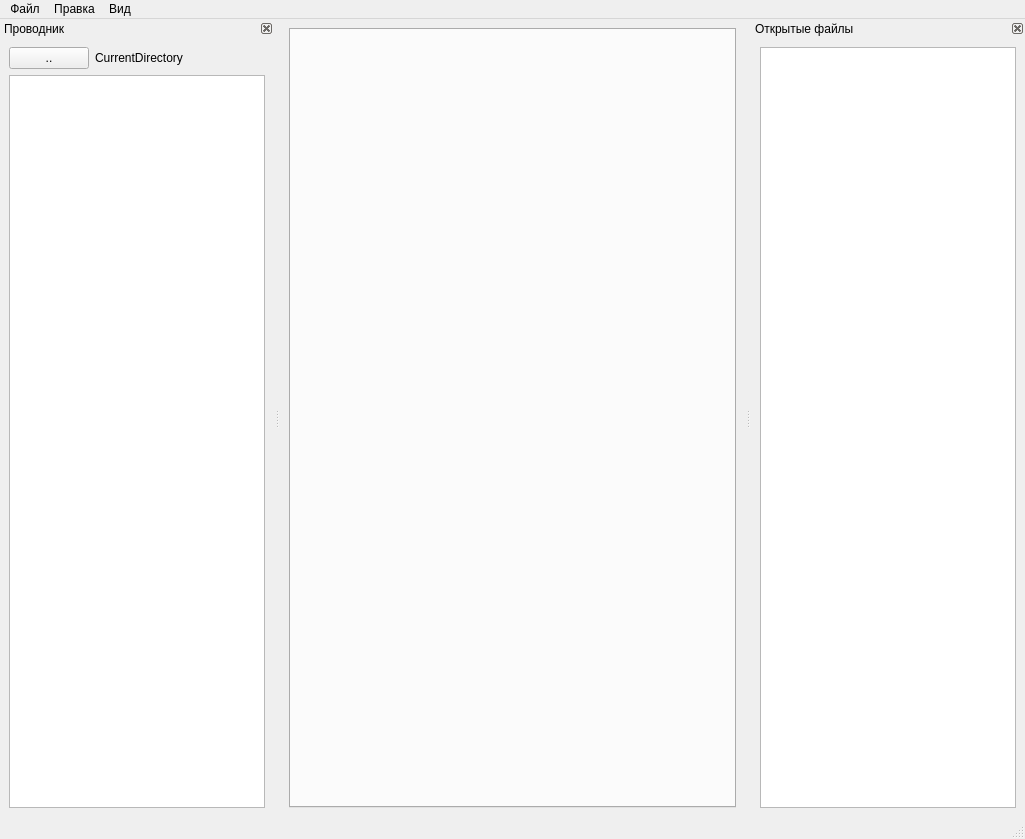
<?xml version="1.0" encoding="UTF-8"?>
<ui version="4.0">
 <class>mainwindow</class>
 <widget class="QMainWindow" name="mainwindow">
  <property name="geometry">
   <rect>
    <x>0</x>
    <y>0</y>
    <width>1025</width>
    <height>839</height>
   </rect>
  </property>
  <property name="windowTitle">
   <string>mainwindow</string>
  </property>
  <widget class="QWidget" name="centralwidget">
   <layout class="QHBoxLayout" name="horizontalLayout">
    <item>
     <widget class="FileTabWidget" name="tabWidget">
      <property name="tabsClosable">
       <bool>true</bool>
      </property>
     </widget>
    </item>
   </layout>
  </widget>
  <widget class="QMenuBar" name="menubar">
   <property name="geometry">
    <rect>
     <x>0</x>
     <y>0</y>
     <width>1025</width>
     <height>22</height>
    </rect>
   </property>
   <widget class="QMenu" name="filemenu">
    <property name="title">
     <string>Файл</string>
    </property>
    <addaction name="newdoc"/>
    <addaction name="opendoc"/>
    <addaction name="savedoc"/>
    <addaction name="saveas"/>
    <addaction name="saveall"/>
    <addaction name="close"/>
    <addaction name="closeall"/>
    <addaction name="quit"/>
   </widget>
   <widget class="QMenu" name="editmenu">
    <property name="title">
     <string>Правка</string>
    </property>
    <addaction name="cut"/>
    <addaction name="copy"/>
    <addaction name="paste"/>
    <addaction name="selectall"/>
   </widget>
   <widget class="QMenu" name="viewmenu">
    <property name="title">
     <string>Вид</string>
    </property>
    <addaction name="showfilesystem"/>
    <addaction name="showopened"/>
    <addaction name="changetheme"/>
   </widget>
   <addaction name="filemenu"/>
   <addaction name="editmenu"/>
   <addaction name="viewmenu"/>
  </widget>
  <widget class="QStatusBar" name="statusbar"/>
  <widget class="QDockWidget" name="fileSystemDock">
   <property name="features">
    <set>QDockWidget::DockWidgetClosable|QDockWidget::DockWidgetMovable</set>
   </property>
   <property name="windowTitle">
    <string>Проводник</string>
   </property>
   <attribute name="dockWidgetArea">
    <number>1</number>
   </attribute>
   <widget class="QWidget" name="dockWidgetContents_2">
    <layout class="QVBoxLayout" name="verticalLayout">
     <item>
      <layout class="QHBoxLayout" name="horizontalLayout_2">
       <property name="topMargin">
        <number>0</number>
       </property>
       <item>
        <widget class="QPushButton" name="goUpDir">
         <property name="sizePolicy">
          <sizepolicy hsizetype="Minimum" vsizetype="Fixed">
           <horstretch>0</horstretch>
           <verstretch>0</verstretch>
          </sizepolicy>
         </property>
         <property name="text">
          <string>      ..      </string>
         </property>
        </widget>
       </item>
       <item>
        <widget class="QLabel" name="currentDirLabel">
         <property name="text">
          <string>CurrentDirectory</string>
         </property>
        </widget>
       </item>
       <item>
        <spacer name="horizontalSpacer">
         <property name="orientation">
          <enum>Qt::Horizontal</enum>
         </property>
         <property name="sizeType">
          <enum>QSizePolicy::Expanding</enum>
         </property>
         <property name="sizeHint" stdset="0">
          <size>
           <width>40</width>
           <height>20</height>
          </size>
         </property>
        </spacer>
       </item>
      </layout>
     </item>
     <item>
      <widget class="QTreeView" name="fileSystem">
       <attribute name="headerCascadingSectionResizes">
        <bool>true</bool>
       </attribute>
       <attribute name="headerStretchLastSection">
        <bool>false</bool>
       </attribute>
      </widget>
     </item>
    </layout>
   </widget>
  </widget>
  <widget class="QDockWidget" name="openedFilesDock">
   <property name="features">
    <set>QDockWidget::DockWidgetClosable|QDockWidget::DockWidgetMovable</set>
   </property>
   <property name="windowTitle">
    <string>Открытые файлы</string>
   </property>
   <attribute name="dockWidgetArea">
    <number>2</number>
   </attribute>
   <widget class="QWidget" name="dockWidgetContents">
    <layout class="QVBoxLayout" name="verticalLayout_2">
     <item>
      <widget class="QListView" name="openedFilesList">
       <property name="editTriggers">
        <set>QAbstractItemView::NoEditTriggers</set>
       </property>
      </widget>
     </item>
    </layout>
   </widget>
  </widget>
  <action name="newdoc">
   <property name="icon">
    <iconset theme="document-new">
     <normaloff>.</normaloff>.</iconset>
   </property>
   <property name="text">
    <string>&amp;Новый</string>
   </property>
   <property name="shortcut">
    <string>Ctrl+N</string>
   </property>
  </action>
  <action name="opendoc">
   <property name="icon">
    <iconset theme="document-open">
     <normaloff>.</normaloff>.</iconset>
   </property>
   <property name="text">
    <string>Открыть</string>
   </property>
   <property name="shortcut">
    <string>Ctrl+O</string>
   </property>
  </action>
  <action name="savedoc">
   <property name="icon">
    <iconset theme="document-save">
     <normaloff>.</normaloff>.</iconset>
   </property>
   <property name="text">
    <string>Сохранить</string>
   </property>
   <property name="shortcut">
    <string>Ctrl+S</string>
   </property>
  </action>
  <action name="saveas">
   <property name="icon">
    <iconset theme="document-save-as">
     <normaloff>.</normaloff>.</iconset>
   </property>
   <property name="text">
    <string>Сохранить как</string>
   </property>
  </action>
  <action name="saveall">
   <property name="icon">
    <iconset theme="document-save">
     <normaloff>.</normaloff>.</iconset>
   </property>
   <property name="text">
    <string>Сохранить всё</string>
   </property>
   <property name="shortcut">
    <string>Ctrl+Shift+S</string>
   </property>
  </action>
  <action name="close">
   <property name="icon">
    <iconset theme="document-revert">
     <normaloff>.</normaloff>.</iconset>
   </property>
   <property name="text">
    <string>Закрыть</string>
   </property>
   <property name="shortcut">
    <string>Ctrl+W</string>
   </property>
  </action>
  <action name="quit">
   <property name="icon">
    <iconset theme="application-exit">
     <normaloff>.</normaloff>.</iconset>
   </property>
   <property name="text">
    <string>Выход</string>
   </property>
   <property name="shortcut">
    <string>Ctrl+Q</string>
   </property>
  </action>
  <action name="closeall">
   <property name="text">
    <string>Закрыть все</string>
   </property>
   <property name="shortcut">
    <string>Ctrl+Shift+W</string>
   </property>
  </action>
  <action name="cut">
   <property name="icon">
    <iconset theme="edit-cut">
     <normaloff>.</normaloff>.</iconset>
   </property>
   <property name="text">
    <string>Вырезать</string>
   </property>
   <property name="shortcut">
    <string>Ctrl+X</string>
   </property>
  </action>
  <action name="copy">
   <property name="icon">
    <iconset theme="edit-copy">
     <normaloff>.</normaloff>.</iconset>
   </property>
   <property name="text">
    <string>Копировать</string>
   </property>
   <property name="shortcut">
    <string>Ctrl+C</string>
   </property>
  </action>
  <action name="paste">
   <property name="icon">
    <iconset theme="edit-paste">
     <normaloff>.</normaloff>.</iconset>
   </property>
   <property name="text">
    <string>Вставить</string>
   </property>
   <property name="shortcut">
    <string>Ctrl+V</string>
   </property>
  </action>
  <action name="selectall">
   <property name="icon">
    <iconset theme="edit-select-all">
     <normaloff>.</normaloff>.</iconset>
   </property>
   <property name="text">
    <string>Выделить всё</string>
   </property>
   <property name="shortcut">
    <string>Ctrl+A</string>
   </property>
  </action>
  <action name="showfilesystem">
   <property name="checkable">
    <bool>true</bool>
   </property>
   <property name="checked">
    <bool>true</bool>
   </property>
   <property name="text">
    <string>Показать проводник</string>
   </property>
  </action>
  <action name="showopened">
   <property name="checkable">
    <bool>true</bool>
   </property>
   <property name="checked">
    <bool>true</bool>
   </property>
   <property name="text">
    <string>Показать обозреватель открытых документов</string>
   </property>
  </action>
  <action name="changetheme">
   <property name="checkable">
    <bool>true</bool>
   </property>
   <property name="text">
    <string>Темная тема</string>
   </property>
  </action>
 </widget>
 <customwidgets>
  <customwidget>
   <class>FileTabWidget</class>
   <extends>QTabWidget</extends>
   <header>fileTabWidget.h</header>
   <container>1</container>
   <slots>
    <slot>closeByIndex(int)</slot>
   </slots>
  </customwidget>
 </customwidgets>
 <resources/>
 <connections>
  <connection>
   <sender>fileSystem</sender>
   <signal>doubleClicked(QModelIndex)</signal>
   <receiver>mainwindow</receiver>
   <slot>onFilesystemDoubleClicked(QModelIndex)</slot>
   <hints>
    <hint type="sourcelabel">
     <x>137</x>
     <y>410</y>
    </hint>
    <hint type="destinationlabel">
     <x>481</x>
     <y>394</y>
    </hint>
   </hints>
  </connection>
  <connection>
   <sender>tabWidget</sender>
   <signal>tabCloseRequested(int)</signal>
   <receiver>tabWidget</receiver>
   <slot>closeByIndex(int)</slot>
   <hints>
    <hint type="sourcelabel">
     <x>650</x>
     <y>421</y>
    </hint>
    <hint type="destinationlabel">
     <x>650</x>
     <y>421</y>
    </hint>
   </hints>
  </connection>
  <connection>
   <sender>newdoc</sender>
   <signal>triggered()</signal>
   <receiver>mainwindow</receiver>
   <slot>newDocument()</slot>
   <hints>
    <hint type="sourcelabel">
     <x>-1</x>
     <y>-1</y>
    </hint>
    <hint type="destinationlabel">
     <x>512</x>
     <y>419</y>
    </hint>
   </hints>
  </connection>
  <connection>
   <sender>opendoc</sender>
   <signal>triggered()</signal>
   <receiver>mainwindow</receiver>
   <slot>openDocument()</slot>
   <hints>
    <hint type="sourcelabel">
     <x>-1</x>
     <y>-1</y>
    </hint>
    <hint type="destinationlabel">
     <x>512</x>
     <y>419</y>
    </hint>
   </hints>
  </connection>
  <connection>
   <sender>savedoc</sender>
   <signal>triggered()</signal>
   <receiver>mainwindow</receiver>
   <slot>saveDocument()</slot>
   <hints>
    <hint type="sourcelabel">
     <x>-1</x>
     <y>-1</y>
    </hint>
    <hint type="destinationlabel">
     <x>512</x>
     <y>419</y>
    </hint>
   </hints>
  </connection>
  <connection>
   <sender>saveas</sender>
   <signal>triggered()</signal>
   <receiver>mainwindow</receiver>
   <slot>saveDocumentAs()</slot>
   <hints>
    <hint type="sourcelabel">
     <x>-1</x>
     <y>-1</y>
    </hint>
    <hint type="destinationlabel">
     <x>512</x>
     <y>419</y>
    </hint>
   </hints>
  </connection>
  <connection>
   <sender>saveall</sender>
   <signal>triggered()</signal>
   <receiver>mainwindow</receiver>
   <slot>saveAllDocuments()</slot>
   <hints>
    <hint type="sourcelabel">
     <x>-1</x>
     <y>-1</y>
    </hint>
    <hint type="destinationlabel">
     <x>512</x>
     <y>419</y>
    </hint>
   </hints>
  </connection>
  <connection>
   <sender>close</sender>
   <signal>triggered()</signal>
   <receiver>mainwindow</receiver>
   <slot>closeDocument()</slot>
   <hints>
    <hint type="sourcelabel">
     <x>-1</x>
     <y>-1</y>
    </hint>
    <hint type="destinationlabel">
     <x>512</x>
     <y>419</y>
    </hint>
   </hints>
  </connection>
  <connection>
   <sender>quit</sender>
   <signal>triggered()</signal>
   <receiver>mainwindow</receiver>
   <slot>close()</slot>
   <hints>
    <hint type="sourcelabel">
     <x>-1</x>
     <y>-1</y>
    </hint>
    <hint type="destinationlabel">
     <x>512</x>
     <y>419</y>
    </hint>
   </hints>
  </connection>
  <connection>
   <sender>cut</sender>
   <signal>triggered()</signal>
   <receiver>mainwindow</receiver>
   <slot>cut()</slot>
   <hints>
    <hint type="sourcelabel">
     <x>-1</x>
     <y>-1</y>
    </hint>
    <hint type="destinationlabel">
     <x>512</x>
     <y>419</y>
    </hint>
   </hints>
  </connection>
  <connection>
   <sender>copy</sender>
   <signal>triggered()</signal>
   <receiver>mainwindow</receiver>
   <slot>copy()</slot>
   <hints>
    <hint type="sourcelabel">
     <x>-1</x>
     <y>-1</y>
    </hint>
    <hint type="destinationlabel">
     <x>512</x>
     <y>419</y>
    </hint>
   </hints>
  </connection>
  <connection>
   <sender>paste</sender>
   <signal>triggered()</signal>
   <receiver>mainwindow</receiver>
   <slot>paste()</slot>
   <hints>
    <hint type="sourcelabel">
     <x>-1</x>
     <y>-1</y>
    </hint>
    <hint type="destinationlabel">
     <x>512</x>
     <y>419</y>
    </hint>
   </hints>
  </connection>
  <connection>
   <sender>selectall</sender>
   <signal>triggered()</signal>
   <receiver>mainwindow</receiver>
   <slot>selectAll()</slot>
   <hints>
    <hint type="sourcelabel">
     <x>-1</x>
     <y>-1</y>
    </hint>
    <hint type="destinationlabel">
     <x>512</x>
     <y>419</y>
    </hint>
   </hints>
  </connection>
  <connection>
   <sender>closeall</sender>
   <signal>triggered()</signal>
   <receiver>mainwindow</receiver>
   <slot>closeAllDocuments()</slot>
   <hints>
    <hint type="sourcelabel">
     <x>-1</x>
     <y>-1</y>
    </hint>
    <hint type="destinationlabel">
     <x>512</x>
     <y>419</y>
    </hint>
   </hints>
  </connection>
  <connection>
   <sender>showfilesystem</sender>
   <signal>toggled(bool)</signal>
   <receiver>fileSystemDock</receiver>
   <slot>setVisible(bool)</slot>
   <hints>
    <hint type="sourcelabel">
     <x>-1</x>
     <y>-1</y>
    </hint>
    <hint type="destinationlabel">
     <x>147</x>
     <y>421</y>
    </hint>
   </hints>
  </connection>
  <connection>
   <sender>showopened</sender>
   <signal>toggled(bool)</signal>
   <receiver>openedFilesDock</receiver>
   <slot>setVisible(bool)</slot>
   <hints>
    <hint type="sourcelabel">
     <x>-1</x>
     <y>-1</y>
    </hint>
    <hint type="destinationlabel">
     <x>908</x>
     <y>421</y>
    </hint>
   </hints>
  </connection>
  <connection>
   <sender>openedFilesList</sender>
   <signal>doubleClicked(QModelIndex)</signal>
   <receiver>mainwindow</receiver>
   <slot>onFilesystemDoubleClicked(QModelIndex)</slot>
   <hints>
    <hint type="sourcelabel">
     <x>908</x>
     <y>434</y>
    </hint>
    <hint type="destinationlabel">
     <x>512</x>
     <y>419</y>
    </hint>
   </hints>
  </connection>
  <connection>
   <sender>goUpDir</sender>
   <signal>clicked()</signal>
   <receiver>mainwindow</receiver>
   <slot>goToParentDirectory()</slot>
   <hints>
    <hint type="sourcelabel">
     <x>49</x>
     <y>65</y>
    </hint>
    <hint type="destinationlabel">
     <x>512</x>
     <y>419</y>
    </hint>
   </hints>
  </connection>
  <connection>
   <sender>changetheme</sender>
   <signal>toggled(bool)</signal>
   <receiver>mainwindow</receiver>
   <slot>changeTheme(bool)</slot>
   <hints>
    <hint type="sourcelabel">
     <x>-1</x>
     <y>-1</y>
    </hint>
    <hint type="destinationlabel">
     <x>512</x>
     <y>419</y>
    </hint>
   </hints>
  </connection>
 </connections>
 <slots>
  <slot>onFilesystemDoubleClicked(QModelIndex)</slot>
  <slot>newDocument()</slot>
  <slot>openDocument()</slot>
  <slot>saveDocument()</slot>
  <slot>saveDocumentAs()</slot>
  <slot>saveAllDocuments()</slot>
  <slot>closeDocument()</slot>
  <slot>closeAllDocuments()</slot>
  <slot>quit()</slot>
  <slot>cut()</slot>
  <slot>copy()</slot>
  <slot>paste()</slot>
  <slot>remove()</slot>
  <slot>selectAll()</slot>
  <slot>showFilesystemExplorer()</slot>
  <slot>showOpenedFilesExplorer()</slot>
  <slot>updateExplorerStates()</slot>
  <slot>goToParentDirectory()</slot>
  <slot>changeTheme(bool)</slot>
 </slots>
</ui>
